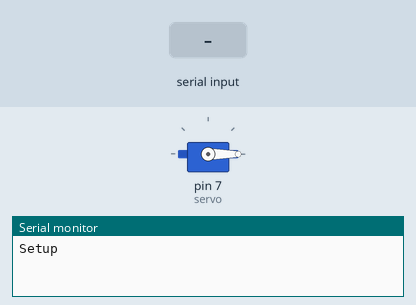
Recording of a sketch running on a simulated Arduino Uno, built with avr-gcc and run on an emulated ATmega328P. Parts: servo, the last lines printed to the serial monitor. Inputs (shaded band) come from the test bench.

Above: at 1.7 s.
1.8 s: "90;45\n" received over the second serial link
At 2.7 s:
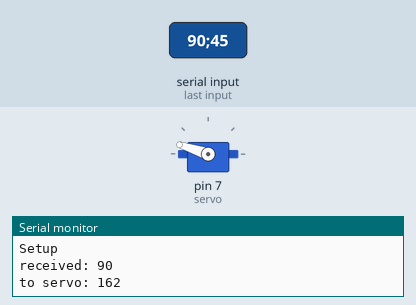
3.3 s: "30;150\n" received over the second serial link
At 3.8 s:
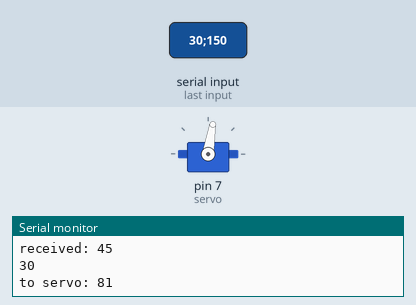
4.8 s: ";" received over the second serial link
At 6.0 s:
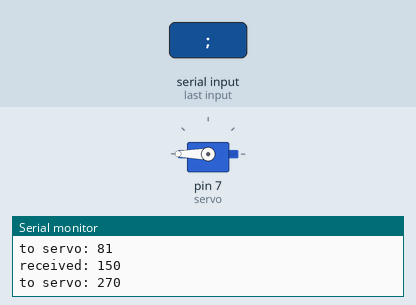
6.3 s: "30;150\n" received over the second serial link
At 7.3 s:
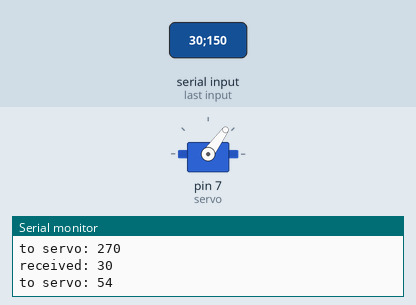
Timing chart, 0 to 8.8 s (numbered marks = the images above; inputs shaded):
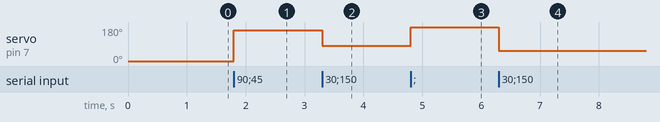

The sketch:

bluetooth_esc_controller.ino
```cpp
#include <SoftwareSerial.h>
#include <Servo.h>

//SoftwareSerial to keep Serial for Servo communication free
SoftwareSerial BTSerial(2, 3); // RX | TX on Arduino. RX(Arduino) -> TX(HC-06). TX(Arduino) -> RX(HC-06)

Servo servo; // create servo object to control a servo

String message = "";

int minSpeed = 0;  //min speed
int maxSpeed = 180; //max effective speed = 90

int analog_value;
float input_voltage;
float battery_voltage;

float r1 = 99.0;
float r2 = 20.0;

float factor = r2 / (r1 + r2);

float sum;
int count;

unsigned long currentMillis;
long previousTransmitMillis = 0;	   // will store last time LED was updated
long previousVoltageMeasureMillis = 0; // will store last time LED was updated
long previousMillis = 0;			   // will store last time LED was updated
long transmitInterval = 10000;		   // interval at which to blink (milliseconds)
long voltageMeasureInterval = 250;	 // interval at which to blink (milliseconds)

float voltage;

void readVoltage()
{

	analog_value = analogRead(A1);
	input_voltage = (analog_value * 5.0) / 1024.0;
	battery_voltage = input_voltage / factor;

	sum += battery_voltage;
	count++;

	if (count >= 100)
	{
		voltage = sum / 100.0;
		count = 0;
		sum = 0;
	}
}

void setup()
{
	Serial.begin(9600); //Sets the baud for serial data transmission
	Serial.println("Setup");

	//pinMode(13, OUTPUT);  //Sets digital pin 13 as output pin

	BTSerial.begin(9600); // HC-06 current baud rate (default 115200)

	servo.attach(7); // attaches the servo on pin 14 = A0

	servo.write(0);
	delay(500);
}

void receive()
{
	if (BTSerial.available())
	{
		char c = BTSerial.read();

		if (c == ';')
		{
			Serial.print("received: ");
			Serial.println(message);

			int i = message.toInt();

			int val = map(i, 0, 100, minSpeed, maxSpeed); // scale it to use it with the servo (value between 0 and 180)

			Serial.print("to servo: ");
			Serial.println(val);

			servo.write(val);

			message = "";
		}
		else
		{
			message += c;
		}
	}
}

void loop()
{
	receive();

	// currentMillis = millis();

	// if (currentMillis - previousVoltageMeasureMillis > voltageMeasureInterval) {
	// 	previousVoltageMeasureMillis = currentMillis;
	// 	readVoltage();
	// }

	// if (currentMillis - previousTransmitMillis > transmitInterval) {
	// 	previousTransmitMillis = currentMillis;
	// 	BTSerial.println("~" + String(voltage) + ";");
	// }
}
```

Measured:
- after the input at 1.8 s, servo on pin 7 (servo): 0° → 162° at once
- after the input at 3.3 s, servo on pin 7 (servo): 162° → 81° at once
- after the input at 4.8 s, servo on pin 7 (servo): 81° → 180° at once
- after the input at 6.3 s, servo on pin 7 (servo): 180° → 54° at once
